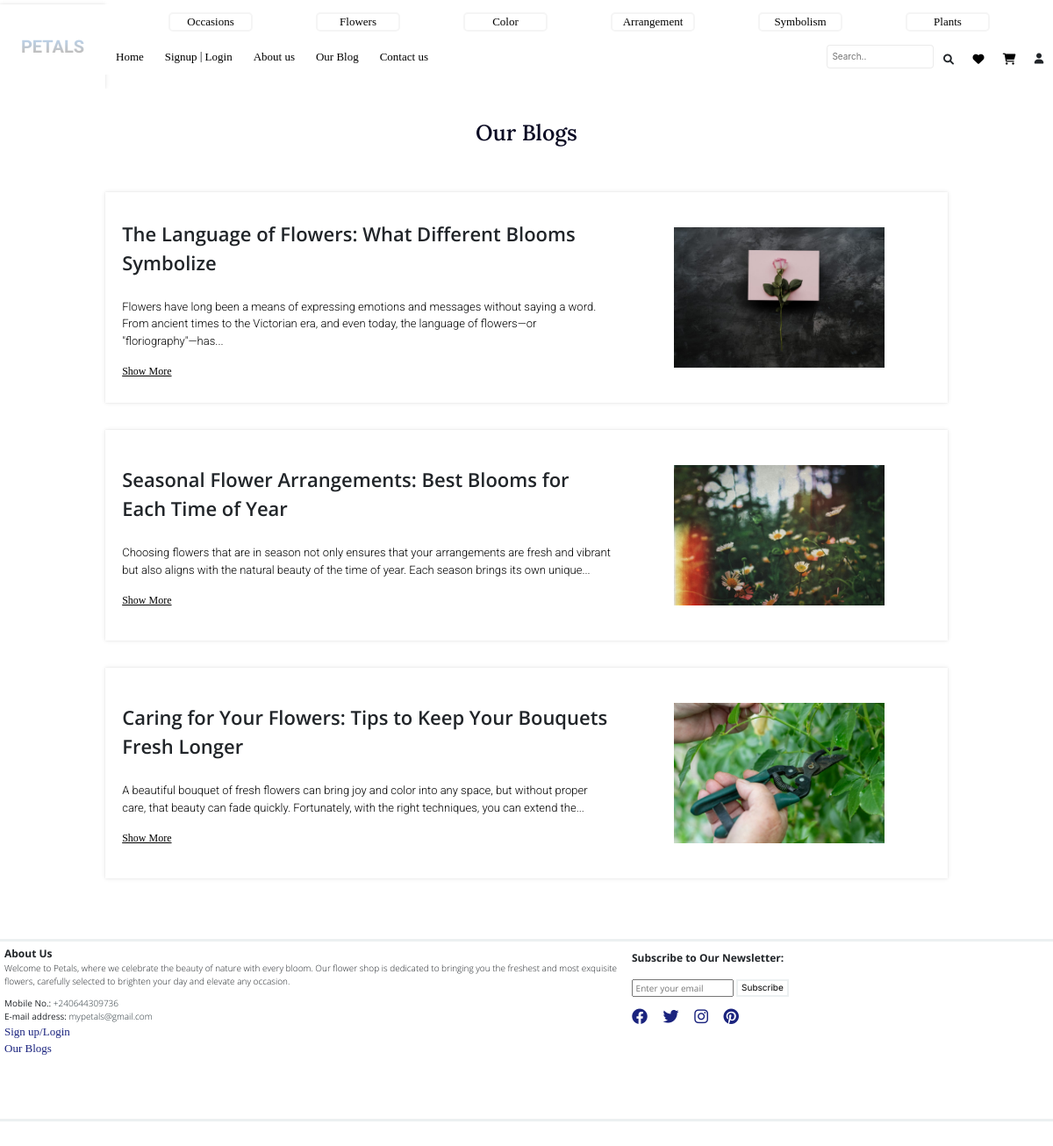
The app's page /blogs/ with its own data.
### app/models.py (models this page shows, shortened)
class Blog(db.Model):
    id = db.Column(db.Integer, primary_key=True)
    title = db.Column(db.String(200), nullable=False)
    blogtext = db.Column(db.Text, nullable=False)
    image_url = db.Column(db.String(200), nullable=True)

### app/routes.py (the view)
@app.route('/blogs/')
def blogs():
    blog_posts = Blog.query.all()
    return render_template('blogs.html', blog_posts=blog_posts)

### app/templates/blogs.html
{% extends 'base.html' %}
{% block main %}
    <div class="blogblogsection">
        <div class="blogOURBLOGS">Our Blogs</div>
        {% for blog in blog_posts %}
            <div class="blogoneblog">
                <div class="blogblogleft">
                    <div class="blogtitle">{{ blog.title }}</div>
                    <div class="blogtxt">{{ blog.blogtext|truncate(200) }}</div>
                    <div class="blogmore">
                        <a href="{{ url_for('blog', id=blog.id) }}">Show More</a>
                    </div>
                </div>
                <div class="blogblogright">
                    {% if blog.image_url %}
                        <img src="{{ url_for('static', filename='uploads/' ~ blog.image_url) }}" alt="Blog Image">
                    {% else %}
                        <h1>🌷</h1>
                    {% endif %}
                </div>
            </div> <br>
        {% endfor %}
    </div>
{% endblock %}

### app/templates/base.html (shortened to what this page needs)
<!doctype html>
<html lang="en">
<head>
    <link rel="stylesheet" type="text/css" href="https://cdn.jsdelivr.net/npm/bootstrap@4.6.2/dist/css/bootstrap.min.css">
    <link rel="stylesheet" type="text/css" href="https://cdnjs.cloudflare.com/ajax/libs/font-awesome/6.0.0-beta3/css/all.min.css">
    <link rel="stylesheet" type="text/css" href="{{url_for('static', filename='css/nav.css')}}">
    <link rel="stylesheet" href="{{url_for('static', filename='css/main.css')}}">
    <link rel="stylesheet" href="{{url_for('static', filename='css/carousels.css')}}">
    <link rel="stylesheet" href="https://cdnjs.cloudflare.com/ajax/libs/font-awesome/4.7.0/css/font-awesome.min.css">
</head>
<body class="specific">
    <div class="nav specific">
        <div class="nav1 specific"><span>PETALS</span></div>
        <div class="nav2 specific">
            <div class="nav21 specific">
                <div class="item specific">
                    <div class="dropdown specific">
                        <button type="button" id="dropdownMenuButton1" data-toggle="dropdown" aria-haspopup="true" aria-expanded="false" class="specific">
                            <div id="btnfix" class="specific">Occasions</div>
                        </button>
                    </div>
                </div>
                <div class="item specific">
                    <div class="dropdown specific">
                        <button type="button" id="dropdownMenuButton2" data-toggle="dropdown" aria-haspopup="true" aria-expanded="false" class="specific">
                            <div id="btnfix" class="specific">Flowers</div>
                        </button>
                    </div>
                </div>
                <div class="item specific">
                    <div class="dropdown specific">
                        <button type="button" id="dropdownMenuButton3" data-toggle="dropdown" aria-haspopup="true" aria-expanded="false" class="specific">
                            <div id="btnfix" class="specific">Color</div>
                        </button>
                    </div>
                </div>
                <div class="item specific">
                    <div class="dropdown specific">
                        <button type="button" id="dropdownMenuButton4" data-toggle="dropdown" aria-haspopup="true" aria-expanded="false" class="specific">
                            <div id="btnfix" class="specific">Arrangement</div>
                        </button>
                    </div>
                </div>
                <div class="item specific">
                    <div class="dropdown specific">
                        <button type="button" id="dropdownMenuButton5" data-toggle="dropdown" aria-haspopup="true" aria-expanded="false" class="specific">
                            <div id="btnfix" class="specific">Symbolism</div>
                        </button>
                    </div>
                </div>
                <div class="item specific">
                    <div class="dropdown specific">
                        <button type="button" id="dropdownMenuButton5" data-toggle="dropdown" aria-haspopup="true" aria-expanded="false" class="specific">
                            <div id="btnfix" class="specific">Plants</div>
                        </button>
                    </div>
                </div>
            </div>
            <div class="nav22 specific">
                <div class="nav221 specific">
                    <div class="item1 specific"><a href="/" class="specific">Home</a></div>
                    {% if current_user.is_authenticated %}
                        <a href="/logout" class="specific">Logout</a>
                    {% else %}
                        <div class="item1 specific">
                            <a href="#" data-toggle="modal" data-target="#registerModal" class="specific">Signup</a> |
                            <a href="#" data-toggle="modal" data-target="#loginModal" class="specific">Login</a>
                        </div>
                    {% endif %}
                    <div class="item1 specific"><a href="/about" class="specific">About us</a></div>
                    <div class="item1 specific"><a href="{{url_for('blogs')}}" class="specific">Our Blog</a></div>
                    <div class="item1 specific"><a href="/contact" class="specific">Contact us</a></div>
                </div>
                <div class="nav222 specific">
                    <form method="POST" action="{{url_for('search')}}">
                        <div class="item2 specific">
                            <input type="text" name="searchbar" placeholder="&nbsp; Search.." class="fix specific">
                            <button class="btn specific"><i class="fas fa-search specific"></i></button>
                        </div>
                    </form>
                    <div class="item2 specific">
                        <button class="btn specific">
                            {% if current_user.is_authenticated %}
                                <a href="{{ url_for('wishlist') }}">
                                    <i class="fas fa-heart specific"></i>
                                </a>
                            {% else %}
                                <a href="#" data-toggle="modal" data-target="#loginModal">
                                    <i class="fas fa-heart specific"></i>
                                </a>
                            {% endif %}
                        </button>
                    </div>
                    <div class="item2 specific">
                        <button class="btn specific">
                            {% if current_user.is_authenticated %}
                                <a href="{{ url_for('cart') }}">
                                    <i class="fas fa-shopping-cart specific"></i>
                                </a>
                            {% else %}
                                <a href="#" data-toggle="modal" data-target="#loginModal">
                                    <i class="fas fa-shopping-cart specific"></i>
                                </a>
                            {% endif %}
                        </button>
                    </div>
                    <div class="item2 specific">
                        {% if current_user.is_authenticated %}
                            <a href="{{url_for('profile')}}">
                                <button class="btn specific"><i class="fas fa-user specific"></i></button>
                            </a>
                        {% else %}
                            <a href="#" data-toggle="modal" data-target="#loginModal">
                                <button class="btn specific"><i class="fas fa-user specific"></i></button>
                            </a>
                        {% endif %}
                    </div>
                </div>
            </div>
        </div>
    </div>
    {% block main %}
    {% endblock main %}
    <footer>
        <div class="footerdiv">
            <div class="left">
                <div class="title">About Us</div>
                <p>Welcome to Petals, where we celebrate the beauty of nature with every bloom. Our flower shop is dedicated to bringing you the freshest and most exquisite flowers, carefully selected to brighten your day and elevate any occasion.</p>
                <div><strong>Mobile No.:</strong> <span class="gray-text">+240644309736</span></div>
                <div><strong>E-mail address:</strong> <span class="gray-text">mypetals@gmail.com</span></div>
                <div><a href="#" data-toggle="modal" data-target="#registerModal" class="footer-link">Sign up/Login</a></div>
                <div><a href="{{url_for('blogs')}}" class="footer-link">Our Blogs</a></div>
            </div>
            <div class="right">
                <div class="title">Subscribe to Our Newsletter:</div><br>
                <div>
                    <form action="{{ url_for('subscribe') }}" method="post">
                        <input type="email" class="email-input" name="email" placeholder=" Enter your email" >
                        <button type="submit" id="footer2">Subscribe</button>
                    </form>
                </div>
                <div>
                    <div class="footericon">
                        <a href="{{ url_for('no_socialmedia') }}"><i class="fab fa-facebook-f"></i></a>
                        <a href="{{ url_for('no_socialmedia') }}"><i class="fab fa-twitter"></i></a>
                        <a href="{{ url_for('no_socialmedia') }}"><i class="fab fa-instagram"></i></a>
                        <a href="{{ url_for('no_socialmedia') }}"><i class="fab fa-pinterest"></i></a>
                    </div>
                </div>
            </div>
        </div>
    </footer>
</body>
</html>

### app/static/css/nav.css (style rules this page uses)
* { margin: 0; padding: 0; }
:root { font-size: 10px; }
.specific.nav { width: 100vw; height: 12vh; background-color: white; display: flex; flex-direction: row; margin-top: 0.5rem; }
.specific.nav1 { width: 10vw; height: 100%; background-color: white; display: flex; justify-content: center; align-items: center; box-shadow: rgba(0, 0, 0, 0.1) 0px 0px 5px 0px, rgba(0, 0, 0, 0.1) 0px 0px 1px 0px; font-size: 2rem; font-family: "GFS Didot", serif; font-weight: 400; font-style: normal; text-align: center; font-weight: bold; }
.specific.nav1 span { width: 100%; background: linear-gradient(180deg, #BCD0E5 30%, #C0C0C0 70%); -webkit-background-clip: text; color: transparent; }
.specific.nav2 { width: 90vw; height: 10vh; background-color: white; display: flex; flex-direction: column; }
.specific.nav21 { width: 90vw; height: 5vh; background-color: white; display: flex; flex-direction: row; justify-content: space-evenly; align-items: center; }
.specific.nav22 { width: 90vw; height: 5vh; background-color: white; display: flex; flex-direction: row; justify-content: space-between; align-items: center; }
.specific.nav221 { width: 60vw; height: 5vh; background-color: white; display: flex; flex-direction: row; justify-content: flex-start; align-items: center; }
.specific.nav222 { width: 30vw; height: 5vh; background-color: white; display: flex; flex-direction: row; justify-content: flex-end; align-items: center; }
.specific.item1 { padding-left: 1vw; padding-right: 1vw; }
.specific.item2 { padding-left: 0.1vw; padding-right: 0.1vw; }
.specific button { background-color: transparent; border: 1px transparent; font-size: 1.2rem; }
.specific #btnfix { height: 2.2rem; width: 8vw; background-color: white; display: flex; align-items: center; justify-content: center; border-radius: 0.5rem; border: 0.2rem solid #f5f5f5; font-size: 1.3rem; font-family: "EB Garamond", serif; font-optical-sizing: auto; font-weight: 200; font-style: normal; }
.specific .item1 { font-size: 1rem; }
.specific a { text-decoration: none; font-size: 1.3rem; color: black; font-family: "EB Garamond", serif; font-optical-sizing: auto; font-weight: 200; font-style: normal; }
.specific .item2 { font-size: 1rem; }
.specific .fix { border: none; box-shadow: rgba(0, 0, 0, 0.08) 0px 0px 0px 1px; border-radius: 3px; width: 10vw; }
.specific .item2 button { border: 2px solid white; }
.specific .item2 input, .specific .item2 button { height: 2.5rem; }

### records on screen
Blog: title "The Language of Flowers: What Different Blooms Symbolize", blogtext "Flowers have long been a means of expressing emotions and messages without saying a word. From ancient times to the Victorian era, and even today, the language of flowers—or \"floriography\"—has...", image_url (picture)
Blog: title "Seasonal Flower Arrangements: Best Blooms for Each Time of Year", blogtext "Choosing flowers that are in season not only ensures that your arrangements are fresh and vibrant but also aligns with the natural beauty of the time of year. Each season brings its own unique...", image_url (picture)
Blog: title "Caring for Your Flowers: Tips to Keep Your Bouquets Fresh Longer", blogtext "A beautiful bouquet of fresh flowers can bring joy and color into any space, but without proper care, that beauty can fade quickly. Fortunately, with the right techniques, you can extend the...", image_url (picture)
